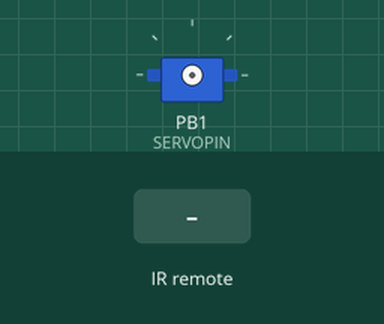
Recording of a sketch running on a simulated ATtiny85, built with avr-gcc and run on an emulated ATtiny85. Shown: servo. The test bench sets the inputs (shaded band).

Above: at 1.3 s.
1.4 s: infrared code 0x79B802 received
At 3.1 s:
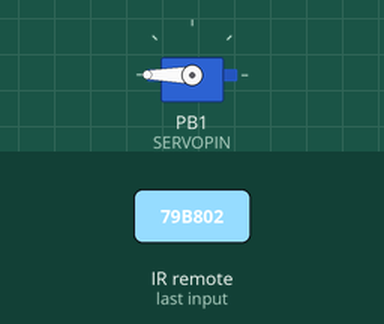
At 3.9 s:
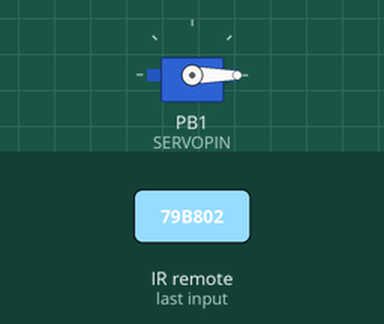
Timing chart, 0 to 5.4 s (numbered marks = the images above; inputs shaded):
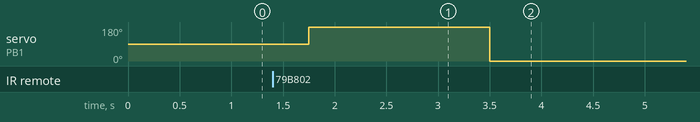

Measured:
- after the input at 1.4 s, servo on PB1 (SERVOPIN): 90° → 180° after 0.35 s, → 0° 1.8 s later

The sketch:

RFHeatingSwitch.ino
```cpp
/*
 */

// include the library code:
//#include <Servo.h>
#include <SoftwareServo.h>
#include <RCSwitch.h>
#include <avr/sleep.h>
#include <PinChangeInterrupt.h>

RCSwitch mySwitch = RCSwitch();
SoftwareServo myservo;  // create servo object to control a servo

int pos = 0;    // variable to store the servo position

#if not defined(__AVR_ATtiny85__)
int photoRPin = 0;
int SERVOPIN = 9;
int RFINTERRUPT =0;
#else
int photoRPin = 0;
int SERVOPIN = 1;
int RFINTERRUPT =0;

#endif

void wakeUp()
{
  #if not defined(__AVR_ATtiny85__)
  Serial.println("Awake");
  #endif
}


void setup() {
  mySwitch.enableReceive(RFINTERRUPT);  // Receiver on inerrupt 0 => that is pin #2
  #if not defined(__AVR_ATtiny85__)
  Serial.begin(9600);
  Serial.println("Ready");
  #endif
}

unsigned long lastReadTime = 0;

void sweep()
{
  #if not defined(__AVR_ATtiny85__)
Serial.println("Sweeping");
  #endif

  myservo.attach(SERVOPIN);  // attaches the servo on pin 9 to the servo object
  delay(250);
  myservo.write(180);
  for(int i = 0; i < 50; i++)
  {
    SoftwareServo::refresh();
    delay(25);
  }
  delay(500);
  myservo.write(0);
  for(int i = 0; i < 50; i++)
  {
    SoftwareServo::refresh();
    delay(25);
  }
  delay(500);
  myservo.detach();

 #if not defined(__AVR_ATtiny85__)
 Serial.println("Done");
 #endif

}

void loop() {

  if (mySwitch.available()) {

    int value = mySwitch.getReceivedValue();
    unsigned long now = millis();
      if (now - lastReadTime > 300)
      {
        long int val = mySwitch.getReceivedValue();
        int lightLevel;
        if (val == 7976963)
        {lightLevel=analogRead(photoRPin);
#if not defined(__AVR_ATtiny85__)
        Serial.println(lightLevel);
#endif
        if(lightLevel <= 150)
          {
#if not defined(__AVR_ATtiny85__)
              Serial.println("Turn On");
  #endif
              sweep();
          }
#if not defined(__AVR_ATtiny85__)
          else
          {
            Serial.println("Already on");
          }
#endif
        }
        else if (val == 7976962)
        {
          lightLevel=analogRead(photoRPin);
#if not defined(__AVR_ATtiny85__)
          Serial.println(lightLevel);
#endif
          if(lightLevel >= 150)
          {
#if not defined(__AVR_ATtiny85__)
              Serial.println("Turn Off");
#endif
              sweep();
          }
 #if not defined(__AVR_ATtiny85__)
          else
          {
           Serial.println("Already off");
          }
  #endif
        }
#if not defined(__AVR_ATtiny85__)
        else
        {
        Serial.print("Received ");
        Serial.println( val );
        }
 #endif

        lastReadTime = now;
      }

    }

    mySwitch.resetAvailable();
    delay(500);

}
```
